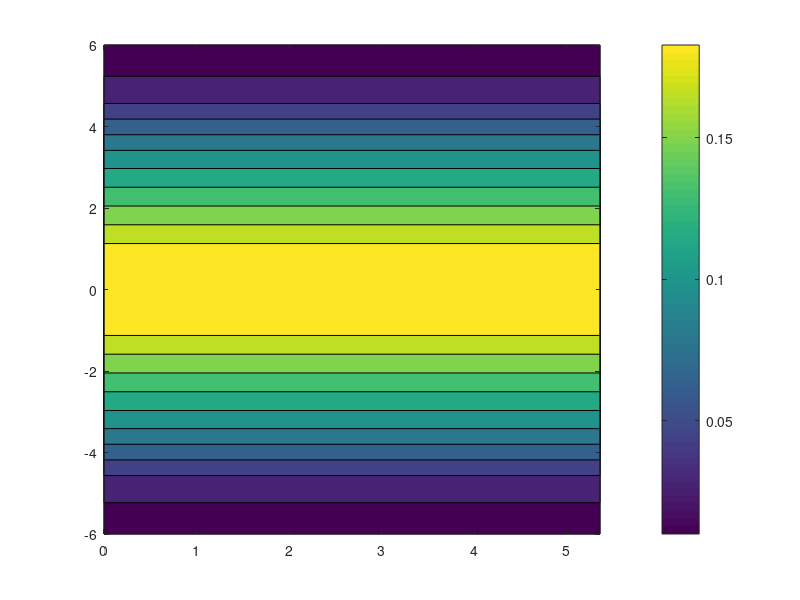

Recreate this plot in MATLAB.
%%%Works for 1D flux map
clear all
clc

% mu=0
% sigma=1
% 
% int_value=1;
% int=0.5;
% while int < 1
%     int_value=int_value+1;
%     x=[-int_value:0.1:int_value];
%     y=(exp(-(x-mu).^2/(2*sigma^2)))/(sigma*sqrt(2*pi));
% 
%     a=min(x);
%     b=max(x);
%     int=(erf((b-mu)/(sqrt(2)*sigma))-erf((a-mu)/(sqrt(2)*sigma)))/2;
% end

% y_nodes=10;
% x=[-int_value:((int_value*2)/y_nodes):int_value]
% for i=1:(length(x)-1)
%     a=x(i)
%     b=x(i+1)
%     Perc(i)=(erf((b-mu)/(sqrt(2)*sigma))-erf((a-mu)/(sqrt(2)*sigma)))/2
% end
% sum(Perc)


Q_in=50*10e6;
Q_in_per_panel=Q_in/4
Perc=[0.01 0.04 0.1 0.15 0.2];
Perc=[Perc fliplr(Perc)];


Receiver_Height=12;
y_nodes=10;
x_grid=[0,5.36];
y_grid=(-(Receiver_Height/2):(Receiver_Height/(y_nodes-1)):(Receiver_Height/2));

Perc=[Perc;Perc];

[X,Y]=meshgrid(x_grid,y_grid);
contourf(X,Y,Perc')
colorbar



